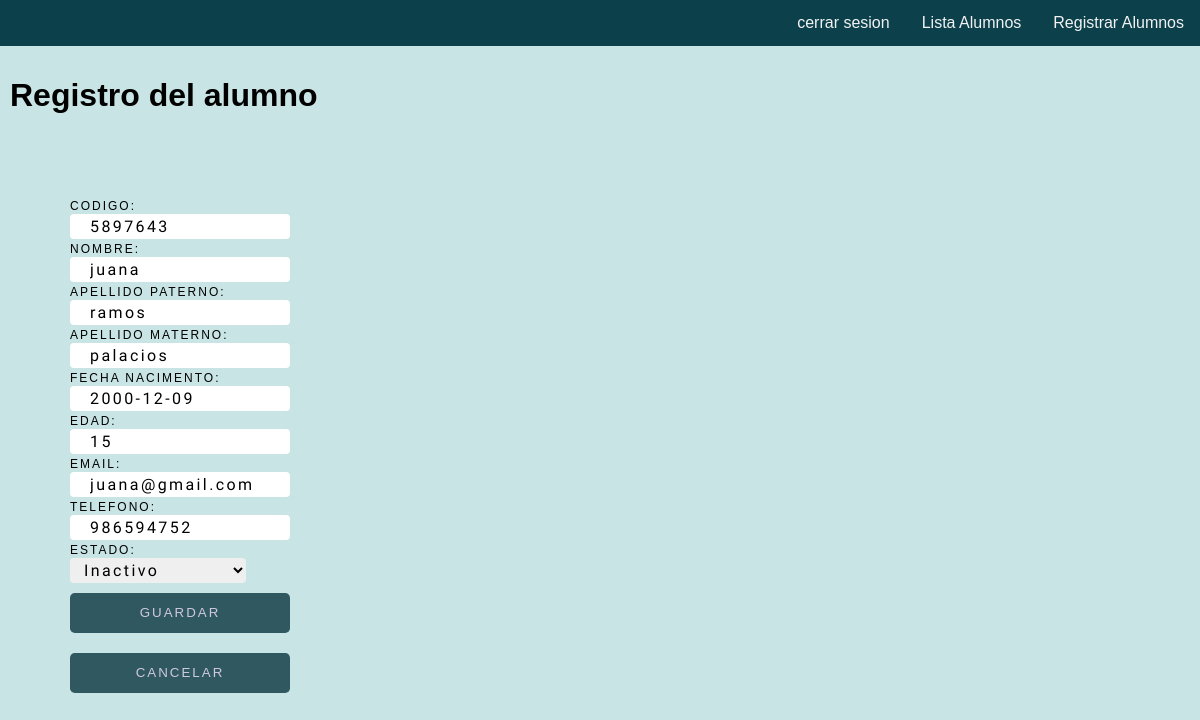
/modif/1/ (signed in), run on the app's committed database.
### app/models.py (models this page shows, shortened)
class registros (models.Model):
    Codigo = models.CharField(max_length=7,unique=True)
    Nombre = models.CharField(max_length=50)
    Apellido_paterno = models.CharField(max_length=200)
    Apellido_materno = models.CharField(max_length=200)
    Fecha_nacimento = models.DateField()
    Edad = models.IntegerField()
    Email = models.CharField(max_length=50)
    Telefono=models.CharField(max_length=9, unique=True)
    Estado = models.IntegerField(choices=opcion)

### app/views.py (the view)
# urls.py: path('modif/<id>/', modif, name= "modif"),
@login_required()
def modif (request, id):
    registro = get_object_or_404(registros, id=id)
    data = {
        'form': registrosform(instance=registro)
    }
    if request.method == 'POST':
        formulario = registrosform (data=request.POST, instance=registro)
        if formulario.is_valid():
            formulario.save()
            return redirect(to='listar')
        data["form"] = formulario
    return render(request, 'app/modif.html',data)

### app/forms.py
class registrosform(forms.ModelForm):
    class Meta:
        model = registros
        fields = '__all__'

### app/templates/app/modif.html (shortened to what this page needs)
{% extends 'app/base.html' %}
{% load static %}
{% block css %}
<link rel="stylesheet" href="{% static 'app/css/modif.css' %}">
{% endblock %}
{% block contenido %}
<h1> Registro del alumno </h1>
<div class="registro">
    <form action="" method="post">
        {{form}}
        <br>
        <button type="submit" value="guardar" class="button">Guardar</button>
        <button type="reset" value="cancelar">Cancelar</button>
    </form>
</div>
{% endblock %}

### app/static/app/css/modif.css (style rules this page uses)
.registro { position: absolute; margin: 20px; width: 25%; border-radius: 5px; background-color: #baacac00; padding: 40px; }
input { width: 100%; min-height: 25px; border: 0; font-size: 1rem; letter-spacing: .15rem; font-family: "Arimo"; color: --maroon; border-radius: 4px; padding-left: 20px; }
select { width: 80%; min-height: 25px; border: 0; font-size: 1rem; letter-spacing: .15rem; font-family: "Arimo"; color: --maroon; border-radius: 4px; padding-left: 10px; }
label { text-transform: uppercase; font-size: 12px; letter-spacing: 2px; color: --maroon; }

### app/static/app/css/base.css (style rules this page uses)
* { box-sizing: border-box; font-family: Arial, Helvetica, sans-serif; }
body { margin: 0; font-family: Arial, Helvetica, sans-serif; }

### data on the page
registros: Codigo "5897643", Nombre "juana", Apellido_paterno "ramos", Apellido_materno "palacios", Fecha_nacimento "2000-12-09", Edad "15", Email "juana@gmail.com", Telefono "986594752", Estado "Inactivo"
